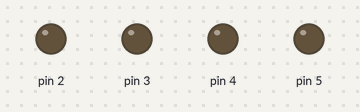
A sketch run on a simulated Arduino Uno, built with avr-gcc and run on an emulated ATmega328P. Shown: output pins drawn as LEDs (lit = HIGH).

Above: at 0.2 s.
At 0.9 s:
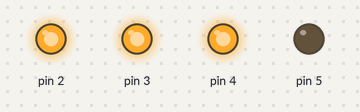
At 1.7 s:
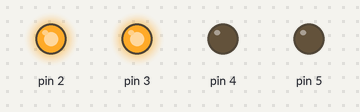
At 3.4 s:
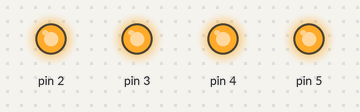
At 4.9 s:
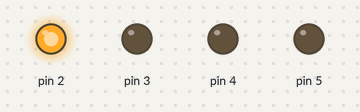
Timing chart, 0 to 5.2 s (numbered marks = the images above):
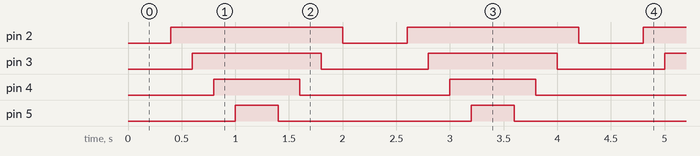

The sketch:

For_4_LEDS.ino
```cpp
void setup() {
  Serial.begin(9600);
  for(int i = 2; i < 6; i++) {
    pinMode(i, OUTPUT);           // Сделать пины 2-5 выходами
  }
}

void loop() {
  for(int i = 0; i < 6; i++) {
    digitalWrite(i, HIGH);        // Включить диоды
    delay(200);
  }
  for(int i = 6; i > 1; i--) {
    digitalWrite(i, LOW);         // Выключить диоды
    delay(200);
  }
}
```

Measured:
- by itself, pin 2: alternates HIGH for 1.6 s and LOW for 0.60 s
- by itself, pin 3: alternates HIGH for 1.2 s and LOW for 1.0 s
- by itself, pin 4: alternates HIGH for 0.80 s and LOW for 1.4 s
- by itself, pin 5: alternates HIGH for 0.40 s and LOW for 1.8 s
